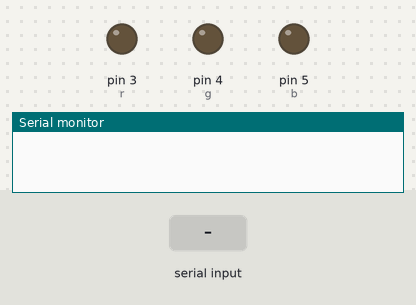
This sketch was run on a simulated Arduino Uno, built with avr-gcc and run on an emulated ATmega328P. Parts: output pins drawn as LEDs (lit = HIGH), the last lines printed to the serial monitor. Dashed ring = blinking. Inputs (shaded band) come from the test bench.

Above: at 1.2 s.
1.3 s: "1" received over Serial
At 1.45 s:
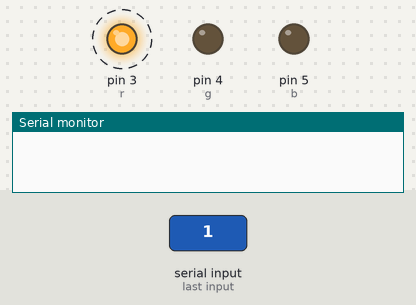
4.3 s: "r" received over Serial
At 4.8 s:
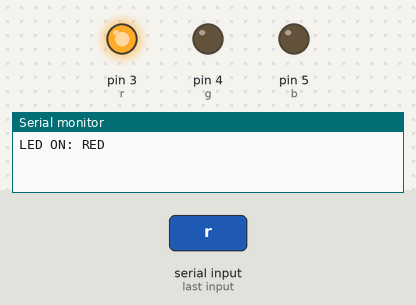
5.8 s: "g" received over Serial
At 7.0 s:
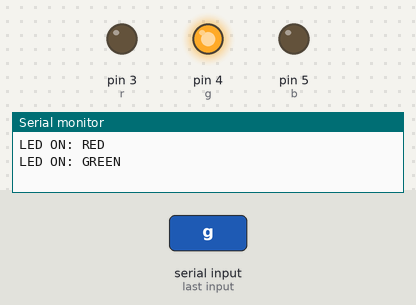
7.3 s: "1" received over Serial
At 7.45 s:
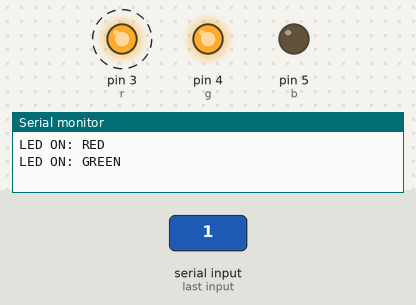
Timing chart, 0 to 10.3 s (numbered marks = the images above; inputs shaded):
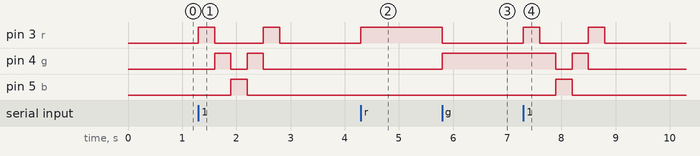

Measured:
- after the input at 1.3 s, pin 3 (r): alternates HIGH for 0.30 s and LOW for 0.90 s, starting at once; pin 4 (g): alternates HIGH for 0.30 s and LOW for 0.30 s, 4 changes in all, then stays LOW, starting after 0.30 s; pin 5 (b): LOW → HIGH after 0.60 s, → LOW 0.30 s later
- after the input at 4.3 s, pin 3 (r): LOW → HIGH at once
- after the input at 5.8 s, pin 3 (r): HIGH → LOW at once; pin 4 (g): LOW → HIGH at once
- after the input at 7.3 s, pin 3 (r): alternates HIGH for 0.30 s and LOW for 0.90 s, 4 changes in all, then stays LOW, starting at once; pin 4 (g): HIGH → LOW after 0.60 s, → HIGH 0.30 s later, → LOW 0.30 s later; pin 5 (b): LOW → HIGH after 0.60 s, → LOW 0.30 s later

The sketch:

recieve_data.ino
```cpp
int r = 3;
int g = 4;
int b = 5;
char input;
void setup() {
  Serial.begin(9600);
  pinMode(r, OUTPUT);
  pinMode(g, OUTPUT);
  pinMode(b, OUTPUT);

}

void loop() {
    input = Serial.read();
    if (input == 'r') {
      digitalWrite(r, HIGH);
      digitalWrite(g, LOW);
      digitalWrite(b, LOW);
      Serial.println("LED ON: RED");
    }
    else if (input == 'g') {
      digitalWrite(g, HIGH);
      digitalWrite(r, LOW);
      digitalWrite(b, LOW);
      Serial.println("LED ON: GREEN");
    }

    else if (input == 'b') {
      digitalWrite(b, HIGH);
      digitalWrite(g, LOW);
      digitalWrite(r, LOW);
      Serial.println("LED ON: BLUE");
    }

    else if (input == '0') {
      digitalWrite(b, LOW);
      digitalWrite(g, LOW);
      digitalWrite(r, LOW);
      Serial.println("LED ON: NIL");
    }

    else if (input == '1') {
      digitalWrite(r, HIGH);
      delay(300);
      digitalWrite(r, LOW);

      // Green ON
      digitalWrite(g, HIGH);
      delay(300);
      digitalWrite(g, LOW);

      // Blue ON
      digitalWrite(b, HIGH);
      delay(300);
      digitalWrite(b, LOW);

      // Backwards
      digitalWrite(g, HIGH);
      delay(300);
      digitalWrite(g, LOW);

      digitalWrite(r, HIGH);
      delay(300);
      digitalWrite(r, LOW);
    }
}
```
